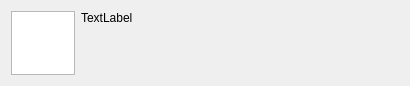
<?xml version="1.0" encoding="UTF-8"?>
<ui version="4.0">
 <class>NoticeDialog</class>
 <widget class="QDialog" name="NoticeDialog">
  <property name="geometry">
   <rect>
    <x>0</x>
    <y>0</y>
    <width>410</width>
    <height>82</height>
   </rect>
  </property>
  <property name="windowTitle">
   <string>Dialog</string>
  </property>
  <layout class="QHBoxLayout" name="horizontalLayout">
   <item>
    <widget class="QGraphicsView" name="Icon">
     <property name="sizePolicy">
      <sizepolicy hsizetype="Fixed" vsizetype="Fixed">
       <horstretch>0</horstretch>
       <verstretch>0</verstretch>
      </sizepolicy>
     </property>
     <property name="maximumSize">
      <size>
       <width>64</width>
       <height>64</height>
      </size>
     </property>
    </widget>
   </item>
   <item>
    <widget class="QLabel" name="Text">
     <property name="sizePolicy">
      <sizepolicy hsizetype="Expanding" vsizetype="Expanding">
       <horstretch>0</horstretch>
       <verstretch>0</verstretch>
      </sizepolicy>
     </property>
     <property name="text">
      <string>TextLabel</string>
     </property>
     <property name="alignment">
      <set>Qt::AlignLeading|Qt::AlignLeft|Qt::AlignTop</set>
     </property>
    </widget>
   </item>
  </layout>
 </widget>
 <resources/>
 <connections/>
</ui>
